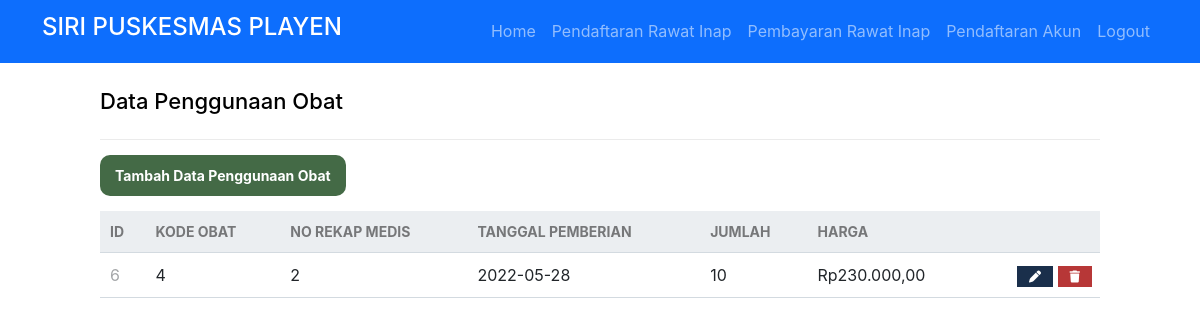
The app's page /perawat/penggunaanObat/read.php (signed in) with its own data.
### tables this page shows
CREATE TABLE `penggunaan_obat` (
  `id_penggunaan_obat` int(11) NOT NULL,
  `no_rekap_medis` int(255) NOT NULL,
  `tanggal_pemberian` date NOT NULL,
  `kd_obat` int(11) NOT NULL,
  `jumlah` int(100) NOT NULL,
  `harga` int(100) NOT NULL
);

### db/func.php (called while the page is built, shortened)
<?php
function rupiah($angka){
    $hasil = "Rp" . number_format($angka, '2', ',', '.');
    return $hasil;
}
?>

### perawat/penggunaanObat/read.php (the view, shortened to what this page needs)
<?php
if ($_SESSION['username'] == '') {
	echo "<script>
    alert('Anda Harus Login terlebih dahulu');
    window.location.href='./auth/fmasuk.php';
    </script>";
} else {
?>
	<!DOCTYPE html>
	<html>
	<head>
		<link href="../../db/style.css" rel="stylesheet" type="text/css">
		<link href="https://cdn.jsdelivr.net/npm/bootstrap@5.2.0-beta1/dist/css/bootstrap.min.css" rel="stylesheet">
	</head>
	<body>
		<nav class="navbar navbar-expand-sm navbar-dark bg-primary">
			<div class="container">
				<a class="navbar-brand" href="#">
					<h4>SIRI PUSKESMAS PLAYEN </h3>
				</a>
				<ul class="navbar-nav ml-auto mt-2 mt-lg-0 d-flex align-items-center">
					<li class="nav-item">
						<a class="nav-link menu " id="menuHome" href="../../index.php">Home</a>
					</li>
					<?PHP if ($_SESSION['role_id'] == 1) { ?>
						<li class="nav-item">
							<a class="nav-link menu" id="daftarrawatinap" href="./pasien/daftarrawatinap.php"><i class=""></i>Pendaftaran Rawat Inap</a>
						</li>
						<li class="nav-item">
							<a class="nav-link menu" id="bayarrawatinap" href="./pasien/bayarrawatinap.php"><i class=""></i>Pembayaran Rawat Inap</a>
						</li>
						<li class="nav-item">
							<a class="nav-link menu" id="daftarakun" href="./pasien/daftarakun.php"><i class=""></i>Pendaftaran Akun</a>
						</li>
					<?PHP } ?>
					<li class="nav-item">
						<a class="nav-link menu" id="logout" href="../../auth/sLogout.php"><i class=""></i>Logout</a>
					</li>
				</ul>
			</div>
		</nav>
		<?php
		include("../../db/func.php");
		$pdo = pdo_connect_mysql();
		$page = isset($_GET['page']) && is_numeric($_GET['page']) ? (int)$_GET['page'] : 1;
		$records_per_page = 8;
		$stmt = $pdo->prepare('SELECT * FROM penggunaan_obat ORDER BY id_penggunaan_obat LIMIT :current_page, :record_per_page');
		$stmt->bindValue(':current_page', ($page - 1) * $records_per_page, PDO::PARAM_INT);
		$stmt->bindValue(':record_per_page', $records_per_page, PDO::PARAM_INT);
		$stmt->execute();
		$Penggunaans = $stmt->fetchAll(PDO::FETCH_ASSOC);
		?>
		<div class="content read">
			<h2>Data Penggunaan Obat</h2>
			<a href="./create.php" class="menu create-dokter" id="tambahDokter">Tambah Data Penggunaan Obat</a>
			<table>
				<thead>
					<tr>
						<td>ID</td>
						<td>KODE OBAT</td>
						<td>NO REKAP MEDIS</td>
						<td>TANGGAL PEMBERIAN</td>
						<td>JUMLAH</td>
						<td>HARGA</td>
						<td></td>
					</tr>
				</thead>
				<tbody>
					<?php foreach ($Penggunaans as $penggunaan) : ?>
						<tr>
							<td><?= $penggunaan['id_penggunaan_obat'] ?></td>
							<td><?= $penggunaan['kd_obat'] ?></td>
							<td><?= $penggunaan['no_rekap_medis'] ?></td>
							<td><?= $penggunaan['tanggal_pemberian'] ?></td>
							<td><?= $penggunaan['jumlah'] ?></td>
							<td><?= rupiah($penggunaan['harga']) ?></td>
							<td class="actions">
								<a href="update.php?id_penggunaan_obat=<?= $penggunaan['id_penggunaan_obat'] ?>" class="menu edit" id="edit"><i class="fas fa-pen fa-xs"></i></a>
								<a href="delete.php?id_penggunaan_obat=<?= $penggunaan['id_penggunaan_obat'] ?>" class="menu trash" id="hapus"><i class="fas fa-trash fa-xs"></i></a>
							</td>
						</tr>
					<?php endforeach; ?>
				</tbody>
			</table>
		</div>
	<?php
}
	?>

### db/style.css (style rules this page uses)
* { box-sizing: border-box; font-family: -apple-system, BlinkMacSystemFont, "segoe ui", roboto, oxygen, ubuntu, cantarell, "fira sans", "droid sans", "helvetica neue", Arial, sans-serif; font-size: 16px; -webkit-font-smoothing: antialiased; -moz-osx-font-smoothing: grayscale; }
body { background-color: #FFFFFF; margin: 0; }
.content { width: 1000px; margin: 0 auto; }
.content h2 { margin: 0; padding: 25px 0; font-size: 22px; border-bottom: 1px solid #ebebeb; color: black; }
.read .create-dokter { display: inline-block; text-decoration: none; background-color: #446A46; font-weight: bold; font-size: 14px; color: #FFFFFF; padding: 10px 15px; margin: 15px 0; border-radius: 10px; }
.read table { width: 100%; padding-top: 30px; border-collapse: collapse; }
.read table thead { background-color: #ebeef1; border-bottom: 1px solid #d3dae0; }
.read table thead td { padding: 10px; font-weight: bold; color: #767779; font-size: 14px; }
.read table tbody tr { border-bottom: 1px solid #d3dae0; }
.read table tbody tr td { padding: 10px; }
.read table tbody tr td:nth-child(1) { color: #a5a7a9; }
.read table tbody tr td.actions { padding: 8px; text-align: right; }
.read table tbody tr td.actions .edit, .read table tbody tr td.actions .trash { display: inline-flex; text-align: right; text-decoration: none; color: #FFFFFF; padding: 10px 12px; }
.read table tbody tr td.actions .trash { background-color: #b73737; }
.read table tbody tr td.actions .edit { background-color: #1A2F4B; }

### records on screen
penggunaan_obat: id_penggunaan_obat "6", kd_obat "4", no_rekap_medis "2", tanggal_pemberian "2022-05-28", jumlah "10", harga "Rp230.000,00"
